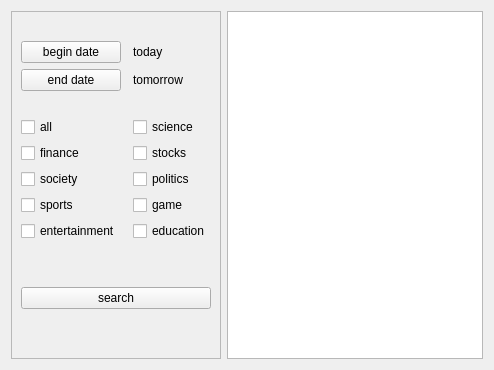
                     <widget class="QWidget" name="page_get_news">
                      <layout class="QHBoxLayout" name="horizontalLayout_7">
                       <item>
                        <widget class="QFrame" name="input">
                         <property name="frameShape">
                          <enum>QFrame::StyledPanel</enum>
                         </property>
                         <property name="frameShadow">
                          <enum>QFrame::Raised</enum>
                         </property>
                         <layout class="QGridLayout" name="gridLayout">
                          <item row="5" column="3">
                           <widget class="QCheckBox" name="cb_stocks">
                            <property name="text">
                             <string>stocks</string>
                            </property>
                           </widget>
                          </item>
                          <item row="2" column="1">
                           <widget class="QPushButton" name="btn_end">
                            <property name="text">
                             <string>end date</string>
                            </property>
                           </widget>
                          </item>
                          <item row="1" column="1">
                           <widget class="QPushButton" name="btn_begin">
                            <property name="text">
                             <string>begin date</string>
                            </property>
                           </widget>
                          </item>
                          <item row="6" column="1">
                           <widget class="QCheckBox" name="cb_society">
                            <property name="text">
                             <string>society</string>
                            </property>
                           </widget>
                          </item>
                          <item row="0" column="1">
                           <spacer name="verticalSpacer_2">
                            <property name="orientation">
                             <enum>Qt::Vertical</enum>
                            </property>
                            <property name="sizeType">
                             <enum>QSizePolicy::Fixed</enum>
                            </property>
                            <property name="sizeHint" stdset="0">
                             <size>
                              <width>20</width>
                              <height>20</height>
                             </size>
                            </property>
                           </spacer>
                          </item>
                          <item row="1" column="3">
                           <widget class="QLabel" name="lb_begin">
                            <property name="text">
                             <string>today</string>
                            </property>
                           </widget>
                          </item>
                          <item row="10" column="1" colspan="3">
                           <widget class="QPushButton" name="btn_search">
                            <property name="text">
                             <string>search</string>
                            </property>
                           </widget>
                          </item>
                          <item row="9" column="1">
                           <spacer name="verticalSpacer_4">
                            <property name="orientation">
                             <enum>Qt::Vertical</enum>
                            </property>
                            <property name="sizeType">
                             <enum>QSizePolicy::Fixed</enum>
                            </property>
                            <property name="sizeHint" stdset="0">
                             <size>
                              <width>20</width>
                              <height>40</height>
                             </size>
                            </property>
                           </spacer>
                          </item>
                          <item row="11" column="1">
                           <spacer name="verticalSpacer">
                            <property name="orientation">
                             <enum>Qt::Vertical</enum>
                            </property>
                            <property name="sizeHint" stdset="0">
                             <size>
                              <width>20</width>
                              <height>40</height>
                             </size>
                            </property>
                           </spacer>
                          </item>
                          <item row="8" column="1">
                           <widget class="QCheckBox" name="cb_entertainment">
                            <property name="text">
                             <string>entertainment</string>
                            </property>
                           </widget>
                          </item>
                          <item row="3" column="1">
                           <spacer name="verticalSpacer_3">
                            <property name="orientation">
                             <enum>Qt::Vertical</enum>
                            </property>
                            <property name="sizeType">
                             <enum>QSizePolicy::Fixed</enum>
                            </property>
                            <property name="sizeHint" stdset="0">
                             <size>
                              <width>20</width>
                              <height>20</height>
                             </size>
                            </property>
                           </spacer>
                          </item>
                          <item row="2" column="3">
                           <widget class="QLabel" name="lb_end">
                            <property name="text">
                             <string>tomorrow</string>
                            </property>
                           </widget>
                          </item>
                          <item row="8" column="3">
                           <widget class="QCheckBox" name="cb_education">
                            <property name="text">
                             <string>education</string>
                            </property>
                           </widget>
                          </item>
                          <item row="5" column="1">
                           <widget class="QCheckBox" name="cb_finance">
                            <property name="text">
                             <string>finance</string>
                            </property>
                           </widget>
                          </item>
                          <item row="4" column="3">
                           <widget class="QCheckBox" name="cb_science">
                            <property name="text">
                             <string>science</string>
                            </property>
                           </widget>
                          </item>
                          <item row="7" column="1">
                           <widget class="QCheckBox" name="cb_sports">
                            <property name="text">
                             <string>sports</string>
                            </property>
                           </widget>
                          </item>
                          <item row="7" column="3">
                           <widget class="QCheckBox" name="cb_game">
                            <property name="text">
                             <string>game</string>
                            </property>
                           </widget>
                          </item>
                          <item row="4" column="1">
                           <widget class="QCheckBox" name="cb_all">
                            <property name="text">
                             <string>all</string>
                            </property>
                           </widget>
                          </item>
                          <item row="6" column="3">
                           <widget class="QCheckBox" name="cb_pilitics">
                            <property name="text">
                             <string>politics</string>
                            </property>
                           </widget>
                          </item>
                         </layout>
                        </widget>
                       </item>
                       <item>
                        <widget class="QTableWidget" name="news_table"/>
                       </item>
                      </layout>
                     </widget>
